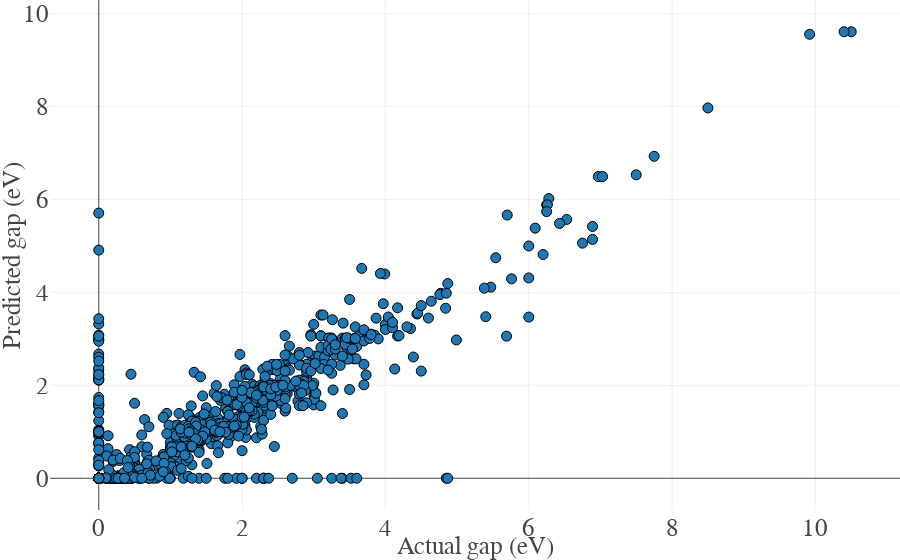

Notebook code for this chart:
### Code cell
from matminer.figrecipes.plot import PlotlyFig
pf = PlotlyFig(mode='notebook', margins=0, x_title='Actual gap (eV)', y_title='Predicted gap (eV)')
pf.xy([(y_test0, y_pred_prod)], labels=X_test.index)

### Figure 1 — Plotly figure (JSON) as saved in the notebook; plotly's stock layout.template omitted (floating-point values rounded to 4 significant figures; data arrays with more than 128 entries replaced by an {"elided": "..."} marker saying what was removed)
{"data": [{"hoverinfo": "x+y+text", "hoverlabel": {"font": {"family": "Courier", "size": 25}}, "line": {"dash": "solid", "width": 2}, "marker": {"colorscale": "Viridis", "line": {"color": "black", "width": 1}, "showscale": false, "size": 10, "symbol": "circle"}, "mode": "markers", "text": {"elided": "1244 str values"}, "type": "scatter", "uid": "54f9118a-c273-11e8-b1ba-c4b301c0ad2d", "x": {"elided": "1244 float values"}, "y": {"elided": "1244 float values"}}], "layout": {"hoverlabel": {"font": {"family": "Courier", "size": 25}}, "hovermode": "closest", "legend": {"font": {"family": "Courier", "size": 25}}, "margin": {"b": 50, "l": 50, "pad": 0, "r": 0, "t": 0}, "paper_bgcolor": "white", "plot_bgcolor": "white", "title": "", "titlefont": {"family": "Courier", "size": 25}, "xaxis": {"tickfont": {"family": "Courier", "size": 25}, "title": "Actual gap (eV)", "titlefont": {"family": "Courier", "size": 25}, "type": "linear"}, "yaxis": {"tickfont": {"family": "Courier", "size": 25}, "title": "Predicted gap (eV)", "titlefont": {"family": "Courier", "size": 25}, "type": "linear"}}}
